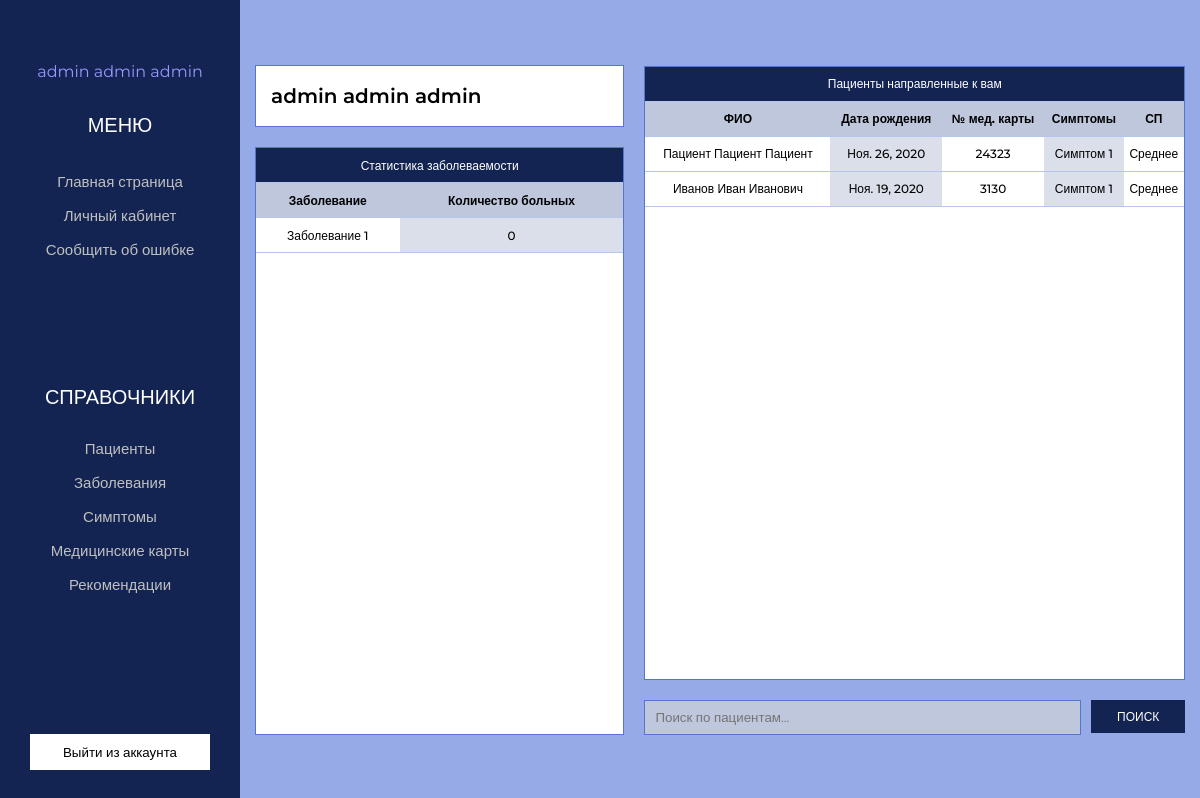
Before: /profile (signed in) with the older database file.
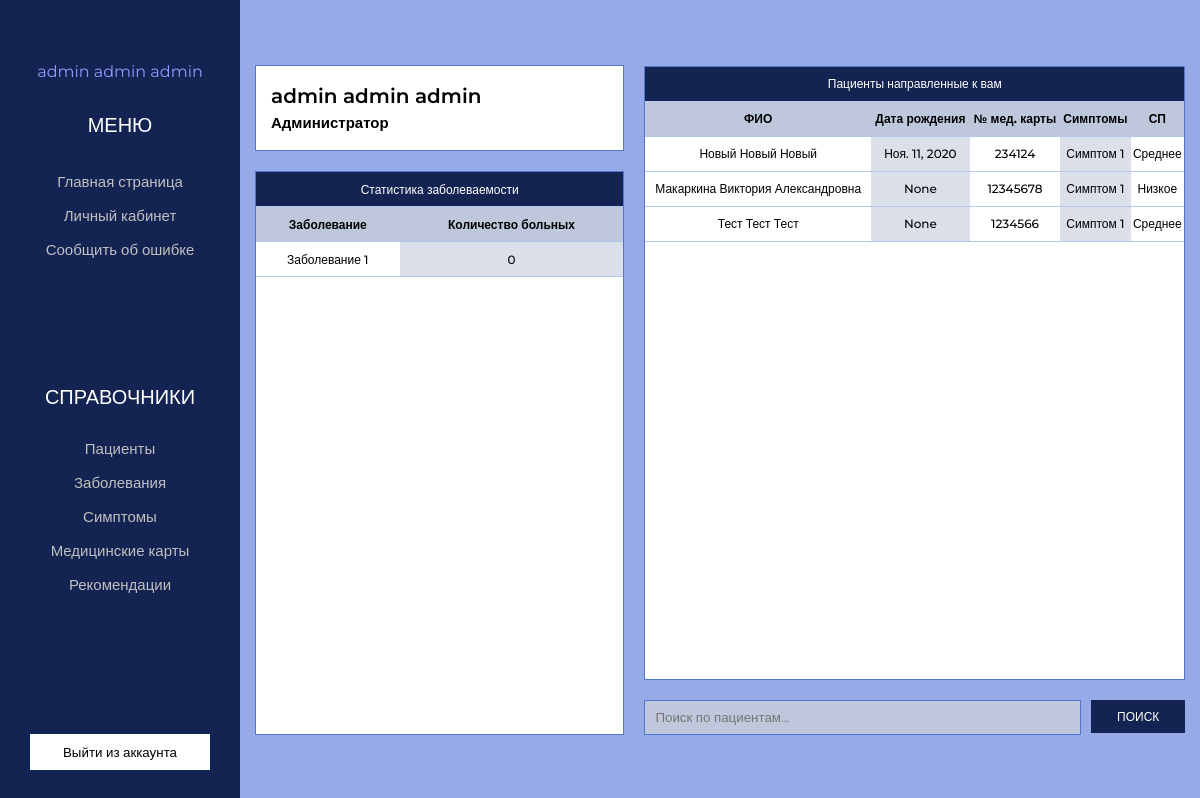
After: the same page with the newer database file.
### account/models.py (models this page shows, shortened)
class Account(AbstractBaseUser):
    username            = models.CharField(max_length=30, unique=True, verbose_name='Логин')
    surname_doctor      = models.CharField(max_length=50, verbose_name='Фамилия врача', null=True)
    name_doctor         = models.CharField(max_length=50, verbose_name='Имя врача', null=True)
    middlename_doctor   = models.CharField(max_length=50, verbose_name='Отчество врача', null=True)
    date_joined         = models.DateTimeField(max_length=50, verbose_name='Дата регистраци', null=True, auto_now_add=True)
    last_login          = models.DateTimeField(max_length=50, verbose_name='Дата последнего входа', null=True, auto_now=True)
    positions_doctor    = models.ForeignKey(Positions, on_delete = models.DO_NOTHING, verbose_name = 'Должность', null=True)
    diseases            = models.ManyToManyField(to='app.Disease', verbose_name="Заболевания", blank='True')
    is_staff            = models.BooleanField(verbose_name='Доктор-администратор',default = False)
    is_admin            = models.BooleanField(default = False)
    is_active           = models.BooleanField(default = True)
    is_superuser        = models.BooleanField(default = False)
    USERNAME_FIELD = 'username'
    REQUIRED_FIELDS = ['surname_doctor', 'name_doctor', 'middlename_doctor']
    objects = MyAccountManager()
    def __str__(self):
        return self.surname_doctor + ' ' + self.name_doctor + ' ' + self.middlename_doctor
    class Meta:
        verbose_name = "Аккаунт"
        verbose_name_plural = "Аккаунты"

class Positions(models.Model):
    positions_name = models.CharField(max_length=50, verbose_name='Наименование роли')
    class Meta:
        verbose_name = "Роль"
        verbose_name_plural = "Роли"

### app/models.py (models this page shows, shortened)
class Disease(models.Model):
    name_disease                                = models.CharField(max_length=50, verbose_name='Наименование заболевания', null=False)
    description_disease                         = models.TextField(verbose_name='Описание заболевания', null=False)
    number_of_patients                          = models.IntegerField(verbose_name='Количество заболевших', null=True, default=0)
    symptoms                                    = models.ManyToManyField(Symptom, verbose_name="Симптом", related_name='diseases')
    status_genetic_predisposition               = models.BooleanField( verbose_name='Наличие генетических предрасположенностей', default=False)
    description_genetic_predisposition          = models.TextField(verbose_name='Описание генетической предрасположенности', null=True, blank=True, default='-')
    class Meta:
        verbose_name            = "Заболевание"
        verbose_name_plural     = "Заболевания"

class Patient(models.Model):
    surname_patient             = models.CharField(max_length=50, verbose_name='Фамилия пациента', null=True, blank=True)
    name_patient                = models.CharField(max_length=50, verbose_name='Имя пациента', null=True, blank=True)
    middlename_patient          = models.CharField(max_length=50, verbose_name='Отчество пациента', null=True, blank=True)
    email                       = models.EmailField(verbose_name='Почта', max_length=254, null=True, blank=True)
    birthday_patient            = models.DateField(max_length=50, verbose_name='День рождение пациента', null=True, blank=True)
    gender_patient              = models.CharField(max_length=50, verbose_name='Пол пациента', null=True, blank=True)
    enlightenment_patient       = models.CharField(max_length=50, verbose_name='Санитарное просвящение пациента', null=True, blank=True)
    number_of_medical_card      = models.CharField(max_length=50, verbose_name='Номер медицинской карты', null=True, blank=True)
    symptoms_patient            = models.ManyToManyField('Symptom', verbose_name="Симптомы", related_name = 'symptoms_patient' , blank=True)
    childhood_diseases          = models.ManyToManyField('Disease', verbose_name="Болезни детства", related_name = 'childhood_diseases', blank=True)
    relatives_diseases          = models.ManyToManyField('Disease', verbose_name="Болезни у родственников", related_name = 'relatives_diseases', blank=True)
    chronic_disease             = models.CharField(max_length=250, verbose_name='Хронические заболевания', null=True)
    description_recommendation  = models.CharField(max_length=200, verbose_name='Описание рекомендации',default="-", null=True, blank=True)
    date_recommendation         = models.DateField(max_length=50, verbose_name='Дата выдачи рекомендации', null=True, blank=True)
    period_recommendation       = models.DateField( verbose_name='Период времени', null=True, blank=True)
    fk_account                  = models.ForeignKey(Account, on_delete = models.DO_NOTHING, verbose_name = 'Врач', null=True)
    class Meta:
        verbose_name            = "Пациент"
        verbose_name_plural     = "Пациенты"

class Symptom(models.Model):
    name_symptom            = models.CharField(max_length=50, verbose_name='Наименование симптома', null=False)
    description_symptom     = models.CharField(max_length=200, verbose_name='Описание симптома', null=False)
    class Meta:
        verbose_name            = "Симптом"
        verbose_name_plural     = "Симптомы"

### app/views.py (the view)
# urls.py: path('profile', views.profile, name='profile'),
def profile(request):
    user_id = request.user.id
    user = request.user
    if not user.is_authenticated:
        return redirect('/accounts/login/')
    info = Patient.objects.filter(fk_account__in=[user_id])
    elements = Disease.objects.all()
    context = {'elements': elements, 'info': info}
    return render(request, 'app/doctor/profile.html', context)

### app/templates/app/doctor/profile.html (shortened to what this page needs)
{% extends 'app/doctor/base_nav.html' %}
{% load static %}
{% block content %}
<section class="main">
    <div class="container">
        <div class="main_inner">
            <div class="main_left_block">
                <div class="card">
                    <p class="card_fio">{{request.user}}</p>
                    <p class="card_position">{{request.user.positions_doctor.positions_name }}</p>
                </div>
                <div class="statistic">
                    {% if elements %}
                    <table class="table profile_doctor" border="0" cellspacing="0">
                        <tr class="header_table black_title">
                            <td width='100%' colspan="2">Статистика заболеваемости</td>
                        </tr>
                        <tr class="header_table">
                            <th>Заболевание</th>
                            <th>Количество больных</th>
                        </tr>
                        {% for el in elements %}
                        <tr class="header_table">
                            <td>{{ el.name_disease }}</td>
                            <td class="color">{{ el.number_of_patients }}</td>
                        </tr>
                        {% endfor %}
                        {% else %}
                        <tr class="header_table">
                            <td width=90%>
                                <p style="margin:20px 20px 20px 20px" class="input_title">Нет записей</p>
                            </td>
                        </tr>
                        {% endif %}
                    </table>
                </div>
            </div>
            <div class="main_right_block">
                <div class="main_right_elements">
                    <table class="table profile_doctor" border="0" cellspacing="0">
                        <tr class="header_table black_title">
                            <td colspan="5">Пациенты направленные к вам</td>
                        </tr>
                        <tr class="header_table">
                            <th>ФИО</th>
                            <th>Дата рождения</th>
                            <th>№ мед. карты</th>
                            <th>Симптомы</th>
                            <th>СП</th>
                        </tr>
                        {% for i in info %}
                            <tr class="header_table">
                                <td>{{ i.surname_patient }} {{ i.name_patient }} {{ i.middlename_patient }}</td>
                                <td class="color">{{ i.birthday_patient }}</td>
                                <td >{{ i.number_of_medical_card }}</td>
                                {% for s in i.symptoms_patient.all %}
                                    <td class="color">{{ s.name_symptom }}</td>
                                {% endfor %}
                                <td >{{ i.enlightenment_patient }}</td>
                            </tr>
                        {% endfor %}
                    </table>
                </div>
                <form class="search_profile" action="{% url 'profile' %}" method="GET">
                    <input type="text" class="search_profile_bottom" name="search" placeholder="Поиск по пациентам..." />
                    <button type="submit" class="bottom_button">ПОИСК</button>
                </form>
            </div>
        </div>
    </div>
</section>
{% endblock content %}

### app/templates/app/doctor/base_nav.html (shortened to what this page needs)
{% load static %}
<!DOCTYPE html>
<html lang="ru">
<head>
    <link rel="stylesheet" href="{% static 'app/css/style.css' %}" />
    <link rel="stylesheet" href="https://use.fontawesome.com/releases/v5.8.2/css/all.css">
</head>
<body>
    <section class="panel">
        <p class="user">{{request.user}}</p>
        <p class="panel_title">МЕНЮ</p>
        <a class="profile" href="{% url 'index' %}">Главная страница</a>
        <a class="profile two" href="{% url 'profile' %}">Личный кабинет</a>
        <a class="profile two" href="{% url 'report' %}">Сообщить об ошибке</a>
        <ul class="directory">
            <p class="panel_title_two">СПРАВОЧНИКИ</p>
            {% if request.user.is_staff %}
                <li class="li"><a class="link" href="{% url 'patient' %}">Пациенты</a></li>
            {% endif %}
            <li class="li"><a class="link" href="{% url 'disease' %}">Заболевания</a></li>
            <li class="li"><a class="link" href="{% url 'symptom' %}">Симптомы</a></li>
            <li class="li"><a class="link" href="{% url 'medicalRecord' %}">Медицинские карты</a></li>
            {% if request.user.is_staff %}
                <li class="li"><a class="link" href="{% url 'recommendation' %}">Рекомендации</a></li>
            {% endif %}
        </ul>
        <input type="button" class="exit" value="Выйти из аккаунта">
    </section>
    {% block content %}
    {% endblock %}
</body>
</html>

### app/static/app/css/style.css (style rules this page uses)
.bottom_button, .bottom_delete, .back_regisrtation { border: none; color: #fff; cursor: pointer; background: #132452; }
* { margin: 0; padding: 0; -webkit-box-sizing: border-box; box-sizing: border-box; font-family: "Montserrat", sans-serif; }
html { background-color: #b8c4e6; }
.container { position: relative; padding: 0 15px 0 15px; max-width: 1160px; width: 100%; margin: 0 auto; }
body { display: -webkit-box; display: -ms-flexbox; display: flex; -webkit-box-pack: justify; -ms-flex-pack: justify; justify-content: space-between; }
.main { background-color: #95aae6; margin-left: 20%; padding-top: 25px; padding-bottom: 25px; width: 80%; height: 100vh; position: relative; display: -webkit-box; display: -ms-flexbox; display: flex; -webkit-box-orient: vertical; -webkit-box-direction: normal; -ms-flex-direction: column; flex-direction: column; -webkit-box-pack: center; -ms-flex-pack: center; justify-content: center; -webkit-box-align: center; -ms-flex-align: center; align-items: center; }
.table { position: absolute; width: 130%; text-align: center; font-size: 12px; font-weight: 500; font-style: normal; }
.table.profile_doctor { width: 100%; }
.color { background-color: #dbdfe9; }
th { background-color: #bfc7dd; border-color: #6b6b6b; }
.header_table { height: 35px; }
.header_table.black_title { background-color: #132452; color: white; }
.bottom_button { margin-left: 10px; font-size: 12px; width: 95px; height: 33px; -webkit-transition: background 0.2s linear; transition: background 0.2s linear; }
.panel { padding-top: 60px; padding-bottom: 30px; margin: 0 auto; display: -webkit-box; display: -ms-flexbox; display: flex; -webkit-box-orient: vertical; -webkit-box-direction: normal; -ms-flex-direction: column; flex-direction: column; -webkit-box-align: center; -ms-flex-align: center; align-items: center; position: absolute; width: 20%; height: 100%; background-color: #132452; color: #fff; }
.panel .panel_title { font-size: 20px; margin-bottom: 20px; }
.panel_title_two { font-size: 20px; margin-bottom: 30px; }
.directory { width: 100%; height: 100%; display: -webkit-box; display: -ms-flexbox; display: flex; -webkit-box-orient: vertical; -webkit-box-direction: normal; -ms-flex-direction: column; flex-direction: column; -webkit-box-pack: center; -ms-flex-pack: center; justify-content: center; text-align: center; font-size: 15px; list-style-type: none; }
.directory .link { text-decoration: none; color: silver; }
.directory .li { margin-bottom: 15px; }
.profile { font-size: 15px; margin-top: 15px; color: silver; text-decoration: none; }
.exit { padding: 10px 33px; background: #FFFFFF; border: none; cursor: pointer; -webkit-transition: all .2s linear; transition: all .2s linear; }
th, td { border-bottom: 1px solid #b6c5ec; }
.user { margin-bottom: 30px; line-height: 23px; text-align: center; color: #9798ff; max-width: 230px; }
.main_inner { height: 625px; display: -webkit-box; display: -ms-flexbox; display: flex; -webkit-box-pack: justify; -ms-flex-pack: justify; justify-content: space-between; -webkit-box-align: center; -ms-flex-align: center; align-items: center; }
.main_left_block { margin-right: 20px; display: -webkit-box; display: -ms-flexbox; display: flex; -webkit-box-orient: vertical; -webkit-box-direction: normal; -ms-flex-direction: column; flex-direction: column; -webkit-box-pack: justify; -ms-flex-pack: justify; justify-content: space-between; width: 41%; height: 670px; }
.statistic { position: relative; top: 0; left: 0; height: 90%; background-color: #FFFFFF; border: 1px solid #5576CF; }
.card { position: relative; padding: 15px; margin-bottom: 20px; background: #FFFFFF; border: 1px solid #5576CF; }
.card .card_fio { font-weight: 600; font-size: 20px; line-height: 30px; color: #000000; }
.card .card_position { font-style: normal; font-weight: 600; font-size: 15px; line-height: 24px; color: #000000; }
.main_right_block { width: 60%; }
.main_right_elements { position: relative; margin-bottom: 20px; height: 614px; background: #FFFFFF; border: 1px solid #5576CF; }
.search_profile { display: -webkit-box; display: -ms-flexbox; display: flex; -webkit-box-pack: justify; -ms-flex-pack: justify; justify-content: space-between; width: 100%; }
.search_profile .search_profile_bottom { width: 82%; padding: 0 10px; height: 35px; background: #bfc7dd; border: 1px solid #5576cf; }

Changed rows visible on the page:
changed Account "admin admin admin": user.positions_doctor.positions_name (not shown) → "Администратор"
changed Patient: surname_patient "Пациент" → "Новый"; name_patient "Пациент" → "Новый"; middlename_patient "Пациент" → "Новый"; birthday_patient "Ноя. 26, 2020" → "Ноя. 11, 2020"; number_of_medical_card "24323" → "234124"
added Patient: surname_patient "Макаркина", name_patient "Виктория", middlename_patient "Александровна", birthday_patient "None", number_of_medical_card "12345678", enlightenment_patient "Низкое", Symptom (name_symptom "Симптом 1")
changed Patient: surname_patient "Иванов" → "Тест"; name_patient "Иван" → "Тест"; middlename_patient "Иванович" → "Тест"; birthday_patient "Ноя. 19, 2020" → "None"; number_of_medical_card "3130" → "1234566"
